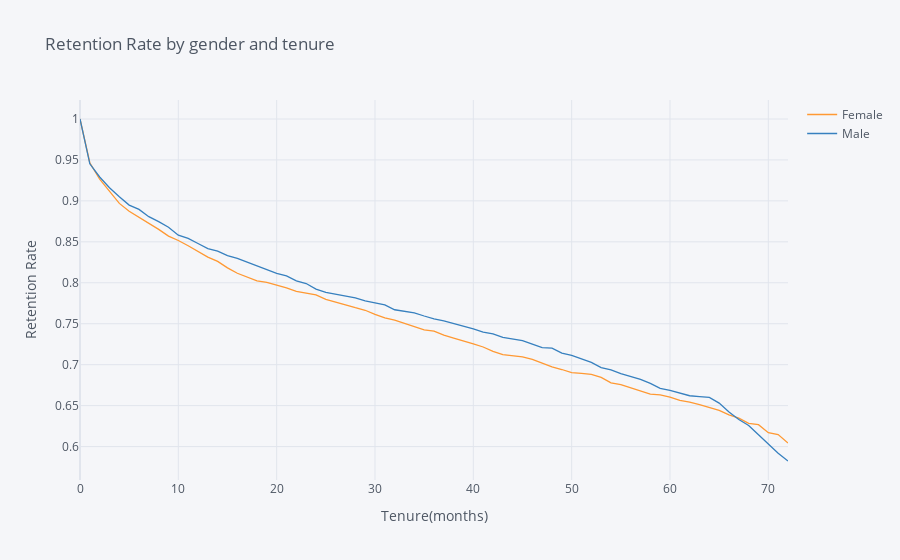

Write notebook code for a chart like this one.
### Code cell
rates=survival(data, 'gender', 'tenure', 'ChurnBinary')

rates.iplot(kind='line', xTitle='Tenure(months)', yTitle='Retention Rate',
            title='Retention Rate by gender and tenure')

### Figure 1 — Plotly figure (JSON) as saved in the notebook; plotly's stock layout.template omitted (floating-point values rounded to 4 significant figures)
{"data": [{"line": {"color": "rgba(255, 153, 51, 1.0)", "dash": "solid", "shape": "linear", "width": 1.3}, "mode": "lines", "name": "Female", "text": "", "type": "scatter", "x": [0, 1, 2, 3, 4, 5, 6, 7, 8, 9, 10, 11, 12, 13, 14, 15, 16, 17, 18, 19, 20, 21, 22, 23, 24, 25, 26, 27, 28, 29, 30, 31, 32, 33, 34, 35, 36, 37, 38, 39, 40, 41, 42, 43, 44, 45, 46, 47, 48, 49, 50, 51, 52, 53, 54, 55, 56, 57, 58, 59, 60, 61, 62, 63, 64, 65, 66, 67, 68, 69, 70, 71, 72], "y": [1, 0.9466, 0.9265, 0.9114, 0.8969, 0.8873, 0.88, 0.8727, 0.8652, 0.857, 0.8516, 0.8452, 0.8384, 0.8314, 0.8261, 0.8182, 0.8116, 0.8068, 0.8024, 0.8005, 0.7974, 0.7939, 0.7896, 0.7876, 0.7852, 0.7798, 0.776, 0.773, 0.7695, 0.7665, 0.7615, 0.757, 0.7543, 0.7501, 0.7459, 0.7425, 0.741, 0.7361, 0.7325, 0.7284, 0.7253, 0.7216, 0.7162, 0.7123, 0.7112, 0.7094, 0.7065, 0.7023, 0.6973, 0.6941, 0.6902, 0.6895, 0.6881, 0.6845, 0.6779, 0.6756, 0.6717, 0.6683, 0.6641, 0.6632, 0.6604, 0.6565, 0.6544, 0.6511, 0.6477, 0.6441, 0.6388, 0.6346, 0.6285, 0.6267, 0.617, 0.6147, 0.6042]}, {"line": {"color": "rgba(55, 128, 191, 1.0)", "dash": "solid", "shape": "linear", "width": 1.3}, "mode": "lines", "name": "Male", "text": "", "type": "scatter", "x": [0, 1, 2, 3, 4, 5, 6, 7, 8, 9, 10, 11, 12, 13, 14, 15, 16, 17, 18, 19, 20, 21, 22, 23, 24, 25, 26, 27, 28, 29, 30, 31, 32, 33, 34, 35, 36, 37, 38, 39, 40, 41, 42, 43, 44, 45, 46, 47, 48, 49, 50, 51, 52, 53, 54, 55, 56, 57, 58, 59, 60, 61, 62, 63, 64, 65, 66, 67, 68, 69, 70, 71, 72], "y": [1, 0.9453, 0.9292, 0.9161, 0.9051, 0.8949, 0.8896, 0.8807, 0.8746, 0.8678, 0.8582, 0.8541, 0.848, 0.8418, 0.8386, 0.8333, 0.8297, 0.825, 0.8206, 0.8153, 0.8116, 0.8085, 0.8023, 0.7991, 0.7923, 0.7882, 0.7857, 0.7832, 0.7815, 0.778, 0.7758, 0.773, 0.7671, 0.7647, 0.7633, 0.7595, 0.756, 0.7535, 0.7504, 0.7473, 0.7436, 0.7399, 0.7377, 0.7333, 0.731, 0.7293, 0.7251, 0.7209, 0.7203, 0.714, 0.7115, 0.7069, 0.7028, 0.6965, 0.6936, 0.6891, 0.6852, 0.6821, 0.6771, 0.6712, 0.6686, 0.6649, 0.6621, 0.6611, 0.66, 0.6531, 0.6423, 0.6331, 0.6258, 0.6144, 0.6031, 0.592, 0.5824]}], "layout": {"legend": {"bgcolor": "#F5F6F9", "font": {"color": "#4D5663"}}, "paper_bgcolor": "#F5F6F9", "plot_bgcolor": "#F5F6F9", "title": {"font": {"color": "#4D5663"}, "text": "Retention Rate by gender and tenure"}, "xaxis": {"gridcolor": "#E1E5ED", "showgrid": true, "tickfont": {"color": "#4D5663"}, "title": {"font": {"color": "#4D5663"}, "text": "Tenure(months)"}, "zerolinecolor": "#E1E5ED"}, "yaxis": {"gridcolor": "#E1E5ED", "showgrid": true, "tickfont": {"color": "#4D5663"}, "title": {"font": {"color": "#4D5663"}, "text": "Retention Rate"}, "zerolinecolor": "#E1E5ED"}}}
